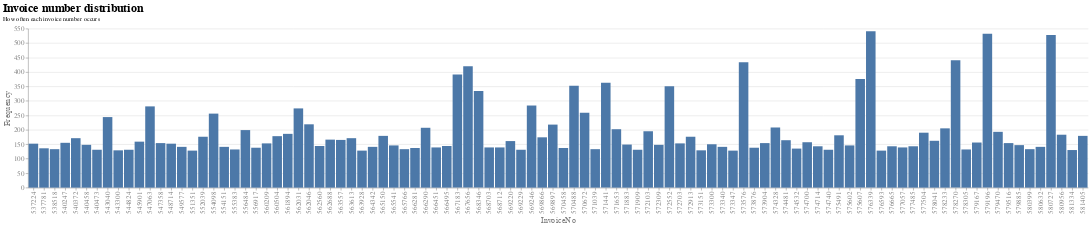

This figure's notebook cell:
### Code cell
# Häufigkeit der Werte in InvoiceNo
df_invoice_counts = df['InvoiceNo'].value_counts().reset_index()
df_invoice_counts.columns = ['InvoiceNo', 'Frequency']
df_invoice_counts_sorted = df_invoice_counts.sort_values(by='Frequency', ascending=False)

#print(df_invoice_counts_sorted)

df_invoice_counts_sorted_short = df_invoice_counts_sorted.head(100)

# Barplot erstellen
barchart = alt.Chart(df_invoice_counts_sorted_short).mark_bar().encode(
x='InvoiceNo',
y='Frequency'
).configure_view(
    strokeWidth=0
).configure_title(
    fontSize=22,
    font="Arial",
    color="black",
    anchor="start"
).configure_axis(
    labelFont="Arial",
    titleFont="Arial",
    labelFontSize=14,
    titleFontSize=16,
    titleFontWeight="normal",
    labelColor="grey",
    titleColor="grey"
).properties(
    title={"text":["Invoice number distribution"], "subtitle":["How often each invoice number occurs"]},
)

barchart

### Figure 1 — Vega-Lite specification as saved in the notebook (floating-point values rounded to 4 significant figures)
{"config": {"view": {"continuousWidth": 400, "continuousHeight": 300, "strokeWidth": 0}, "axis": {"labelColor": "grey", "labelFont": "Arial", "labelFontSize": 14, "titleColor": "grey", "titleFont": "Arial", "titleFontSize": 16, "titleFontWeight": "normal"}, "title": {"anchor": "start", "color": "black", "font": "Arial", "fontSize": 22}}, "data": {"name": "data-b046df916d58b517169718edad9b13ab"}, "mark": "bar", "encoding": {"x": {"field": "InvoiceNo", "type": "nominal"}, "y": {"field": "Frequency", "type": "quantitative"}}, "title": {"text": ["Invoice number distribution"], "subtitle": ["How often each invoice number occurs"]}, "$schema": "https://vega.github.io/schema/vega-lite/v4.17.0.json", "datasets": {"data-b046df916d58b517169718edad9b13ab": [{"InvoiceNo": "576339", "Frequency": 541}, {"InvoiceNo": "579196", "Frequency": 532}, {"InvoiceNo": "580727", "Frequency": 528}, {"InvoiceNo": "578270", "Frequency": 441}, {"InvoiceNo": "573576", "Frequency": 434}, {"InvoiceNo": "567656", "Frequency": 420}, {"InvoiceNo": "567183", "Frequency": 391}, {"InvoiceNo": "575607", "Frequency": 376}, {"InvoiceNo": "571441", "Frequency": 363}, {"InvoiceNo": "570488", "Frequency": 352}, {"InvoiceNo": "572552", "Frequency": 351}, {"InvoiceNo": "568346", "Frequency": 334}, {"InvoiceNo": "569246", "Frequency": 284}, {"InvoiceNo": "547063", "Frequency": 281}, {"InvoiceNo": "562031", "Frequency": 274}, {"InvoiceNo": "570672", "Frequency": 259}, {"InvoiceNo": "554098", "Frequency": 256}, {"InvoiceNo": "543040", "Frequency": 244}, {"InvoiceNo": "562046", "Frequency": 219}, {"InvoiceNo": "569897", "Frequency": 218}, {"InvoiceNo": "574328", "Frequency": 208}, {"InvoiceNo": "566290", "Frequency": 207}, {"InvoiceNo": "578233", "Frequency": 205}, {"InvoiceNo": "571653", "Frequency": 202}, {"InvoiceNo": "556484", "Frequency": 199}, {"InvoiceNo": "572103", "Frequency": 195}, {"InvoiceNo": "579470", "Frequency": 193}, {"InvoiceNo": "577504", "Frequency": 190}, {"InvoiceNo": "561894", "Frequency": 186}, {"InvoiceNo": "580956", "Frequency": 183}, {"InvoiceNo": "575491", "Frequency": 181}, {"InvoiceNo": "565150", "Frequency": 179}, {"InvoiceNo": "581405", "Frequency": 179}, {"InvoiceNo": "560504", "Frequency": 178}, {"InvoiceNo": "572913", "Frequency": 176}, {"InvoiceNo": "552039", "Frequency": 176}, {"InvoiceNo": "569866", "Frequency": 174}, {"InvoiceNo": "540372", "Frequency": 171}, {"InvoiceNo": "563613", "Frequency": 171}, {"InvoiceNo": "562688", "Frequency": 166}, {"InvoiceNo": "563557", "Frequency": 165}, {"InvoiceNo": "574481", "Frequency": 164}, {"InvoiceNo": "578041", "Frequency": 162}, {"InvoiceNo": "569220", "Frequency": 161}, {"InvoiceNo": "545901", "Frequency": 159}, {"InvoiceNo": "574700", "Frequency": 157}, {"InvoiceNo": "579167", "Frequency": 156}, {"InvoiceNo": "540247", "Frequency": 155}, {"InvoiceNo": "547358", "Frequency": 154}, {"InvoiceNo": "579516", "Frequency": 154}, {"InvoiceNo": "573904", "Frequency": 154}, {"InvoiceNo": "572703", "Frequency": 153}, {"InvoiceNo": "560209", "Frequency": 153}, {"InvoiceNo": "548714", "Frequency": 152}, {"InvoiceNo": "537224", "Frequency": 152}, {"InvoiceNo": "573300", "Frequency": 150}, {"InvoiceNo": "571883", "Frequency": 149}, {"InvoiceNo": "540458", "Frequency": 148}, {"InvoiceNo": "572309", "Frequency": 148}, {"InvoiceNo": "579885", "Frequency": 147}, {"InvoiceNo": "575602", "Frequency": 146}, {"InvoiceNo": "565541", "Frequency": 146}, {"InvoiceNo": "566495", "Frequency": 144}, {"InvoiceNo": "562560", "Frequency": 144}, {"InvoiceNo": "577485", "Frequency": 143}, {"InvoiceNo": "574714", "Frequency": 143}, {"InvoiceNo": "576665", "Frequency": 143}, {"InvoiceNo": "554151", "Frequency": 141}, {"InvoiceNo": "564342", "Frequency": 141}, {"InvoiceNo": "549577", "Frequency": 141}, {"InvoiceNo": "573340", "Frequency": 141}, {"InvoiceNo": "580632", "Frequency": 141}, {"InvoiceNo": "566451", "Frequency": 139}, {"InvoiceNo": "568712", "Frequency": 139}, {"InvoiceNo": "577057", "Frequency": 139}, {"InvoiceNo": "568703", "Frequency": 139}, {"InvoiceNo": "556917", "Frequency": 138}, {"InvoiceNo": "573876", "Frequency": 138}, {"InvoiceNo": "566281", "Frequency": 137}, {"InvoiceNo": "570458", "Frequency": 137}, {"InvoiceNo": "537781", "Frequency": 136}, {"InvoiceNo": "574532", "Frequency": 135}, {"InvoiceNo": "571039", "Frequency": 133}, {"InvoiceNo": "565766", "Frequency": 133}, {"InvoiceNo": "580399", "Frequency": 133}, {"InvoiceNo": "538518", "Frequency": 133}, {"InvoiceNo": "578305", "Frequency": 132}, {"InvoiceNo": "555383", "Frequency": 132}, {"InvoiceNo": "544824", "Frequency": 131}, {"InvoiceNo": "569229", "Frequency": 131}, {"InvoiceNo": "574740", "Frequency": 131}, {"InvoiceNo": "540473", "Frequency": 131}, {"InvoiceNo": "571909", "Frequency": 131}, {"InvoiceNo": "581334", "Frequency": 130}, {"InvoiceNo": "543300", "Frequency": 129}, {"InvoiceNo": "573151", "Frequency": 129}, {"InvoiceNo": "563928", "Frequency": 128}, {"InvoiceNo": "576593", "Frequency": 128}, {"InvoiceNo": "573347", "Frequency": 128}, {"InvoiceNo": "551351", "Frequency": 128}]}}
